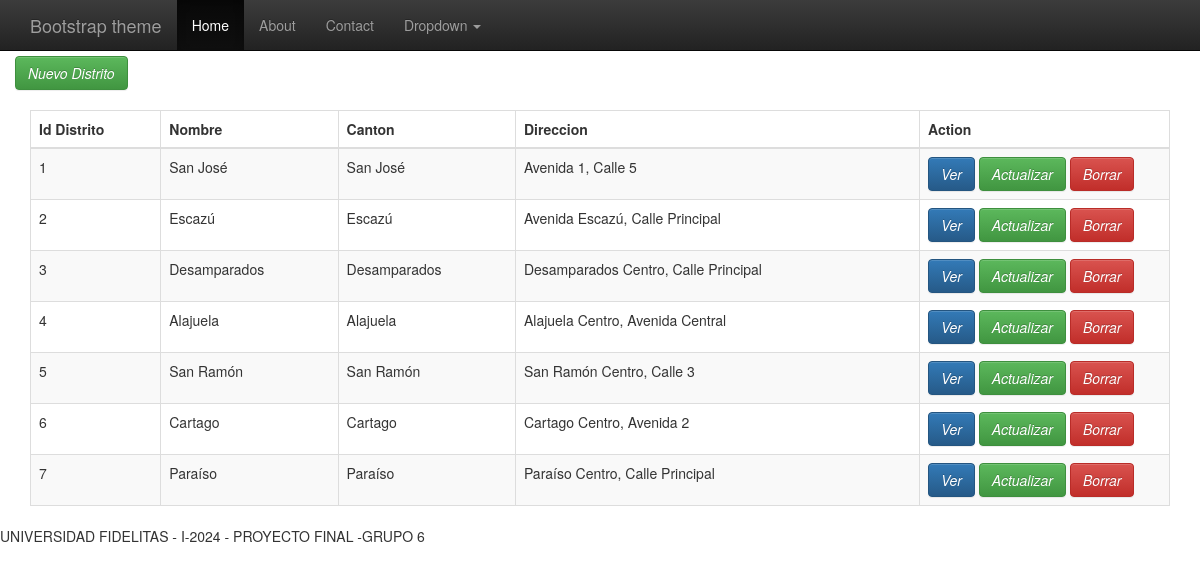
/SECTIONS/distritos.php, run on the app's committed database.
### tables this page shows
CREATE TABLE `distritos` (
  `id_distrito` int(11) NOT NULL,
  `nombre` varchar(25) NOT NULL,
  `direccion` varchar(300) NOT NULL,
  `canton_id` int(11) NOT NULL
);

CREATE TABLE `cantones` (
  `id_canton` int(11) NOT NULL,
  `nombre` varchar(25) NOT NULL,
  `id_provincia` int(11) NOT NULL
);

### DAL/funciones_distritos.php (called while the page is built, shortened)
<?php
$conn = conectar();
function getDistritos()
{
    global $conn;
    $sql_select_distritos = "select id_distrito, nombre, direccion, canton_id from distritos";
    return $result = $conn->query($sql_select_distritos);
}
function getCanton($id_canton)
{
    global $conn;
    $sql_select_cantones = "select nombre from cantones where id_canton=$id_canton";
    $result = $conn->query($sql_select_cantones);
    $row = $result->fetch_assoc();
    return $row['nombre'];
}

### SECTIONS/distritos.php (the view, shortened to what this page needs)
<?php
require_once "../DAL/funciones_distritos.php";
?>
<!DOCTYPE html>
<html lang="en">
<head>
    <?php
    require_once "../INCLUDE/head.php";
    ?>
</head>
<body>
    <?php
    include "../INCLUDE/nav.php";
    ?>
    <div class="container">
        <div class="row">
            <h3>DISTRITOS DE COSTA RICA</h3>
        </div>
        <div class="row">
            <p>
                <?php
                echo '<button type="button" class="btn btn-success" data-toggle="modal"
                data-target="#insertar">
                <i class="fa fa-edit ">Nuevo Distrito</i></button>';
                require "DISTRITOS/insertar_distritos.php";
                ?>
            <table class="table table-striped table-bordered">
                <thead>
                    <tr>
                        <th>Id Distrito</th>
                        <th>Nombre</th>
                        <th>Canton</th>
                        <th>Direccion</th>
                        <th>Action</th>
                    </tr>
                </thead>
                <tbody>
                    <?php
                    $result = getDistritos();
                    if ($result->num_rows > 0) {
                        foreach ($result as $row) {
                            echo '<tr>';
                            echo '<td>' . $row['id_distrito'] . '</td>';
                            echo '<td>' . $row['nombre'] . '</td>';
                            echo '<td>' . getCanton($row['canton_id']) . '</td>';
                            echo '<td>' . $row['direccion'] . '</td>';
                            echo '<td width=250>';
                            echo '<button type="button" class="btn btn-primary" data-toggle="modal"
                            data-target="#ver' . $row['id_distrito'] . ' ">
                            <i class="fa fa-edit ">Ver</i></button>';
                            echo '<button type="button" class="btn btn-success" data-toggle="modal"
                            data-target="#editar' . $row['id_distrito'] . ' ">
                            <i class="fa fa-edit ">Actualizar</i></button>';
                            echo '<button type="button" class="btn btn-danger" data-toggle="modal"
                            data-target="#borrar' . $row['id_distrito'] . ' ">
                            <i class="fa fa-edit ">Borrar</i></button>';
                            echo '</td>';
                            require "DISTRITOS/editar_distritos.php";
                            require "DISTRITOS/ver_distritos.php";
                            require "DISTRITOS/borrar_distritos.php";
                            echo '</tr>';
                        }
                    } else {
                        echo "No hay datos";
                    }
                    ?>
                </tbody>
            </table>
    <?php
    include "../INCLUDE/footer.php";
    ?>
</body>
</html>

### data on the page
distritos: id_distrito "1", nombre "San José", canton.nombre "San José", direccion "Avenida 1, Calle 5"
distritos: id_distrito "2", nombre "Escazú", canton.nombre "Escazú", direccion "Avenida Escazú, Calle Principal"
distritos: id_distrito "3", nombre "Desamparados", canton.nombre "Desamparados", direccion "Desamparados Centro, Calle Principal"
distritos: id_distrito "4", nombre "Alajuela", canton.nombre "Alajuela", direccion "Alajuela Centro, Avenida Central"
distritos: id_distrito "5", nombre "San Ramón", canton.nombre "San Ramón", direccion "San Ramón Centro, Calle 3"
distritos: id_distrito "6", nombre "Cartago", canton.nombre "Cartago", direccion "Cartago Centro, Avenida 2"
distritos: id_distrito "7", nombre "Paraíso", canton.nombre "Paraíso", direccion "Paraíso Centro, Calle Principal"
